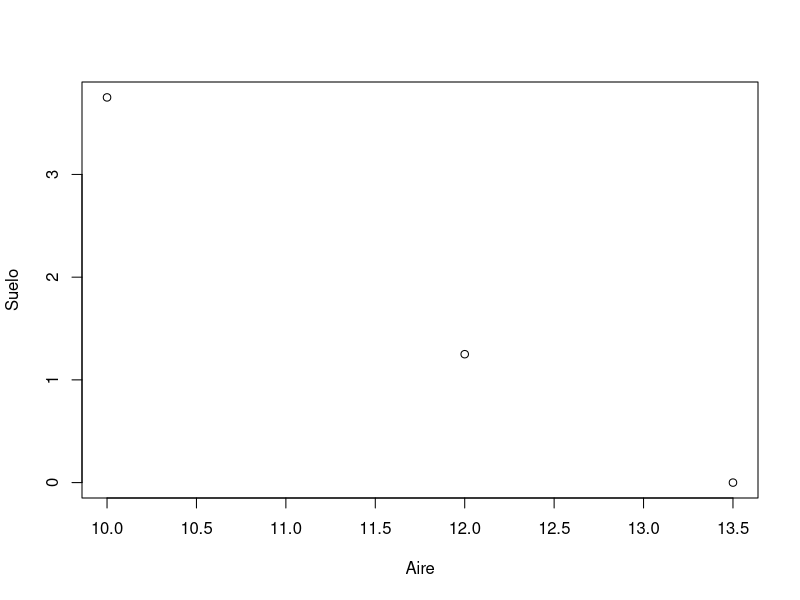

Source code (R):
# METODO DE DERIVACION POR MEDIO DE INTERPOLACION DE LAGRANGE (no hay funcion, 3 puntos)

## parametros iniciales
rm(list = ls())

##Interpolacion de Lagrange de segundo grado
f<-function(x,x0,x1,x2,y0,y1,y2){
  y<-y0*(x-x1)*(x-x2)/((x0-x1)*(x0-x2))+y1*(x-x0)*(x-x2)/((x1-x0)*(x1-x2))+y2*(x-x0)*(x-x1)/((x2-x0)*(x2-x1))
  return(y)
}

#DERIVADA DE LA INTERPOLACION DE LAGRANGE DE SEGUNDO GRADO
DRLG<-function(x,x0,x1,x2,y0,y1,y2){
  f0<-f(x0,x0,x1,x2,y0,y1,y2)
  f1<-f(x1,x0,x1,x2,y0,y1,y2)
  f2<-f(x2,x0,x1,x2,y0,y1,y2)
  
  fx<-f0*(2*x-x1-x2)/((x0-x1)*(x0-x2))+f1*(2*x-x0-x2)/((x1-x0)*(x1-x2))+f2*(2*x-x0-x1)/((x2-x0)*(x2-x1))
  
  #Grafica
  Suelo<-c(x0,x1,x2)
  Aire<-c(y0,y1,y2)
  with(trees,plot(Aire,Suelo))
  
  cat("La derivada evaluada en ", x,
      " da como resultado: ", fx,
      "\n")
  return(fx) #Imprimir valores
}

DRLG(0,0,1.25,3.75,13.5,12,10)


